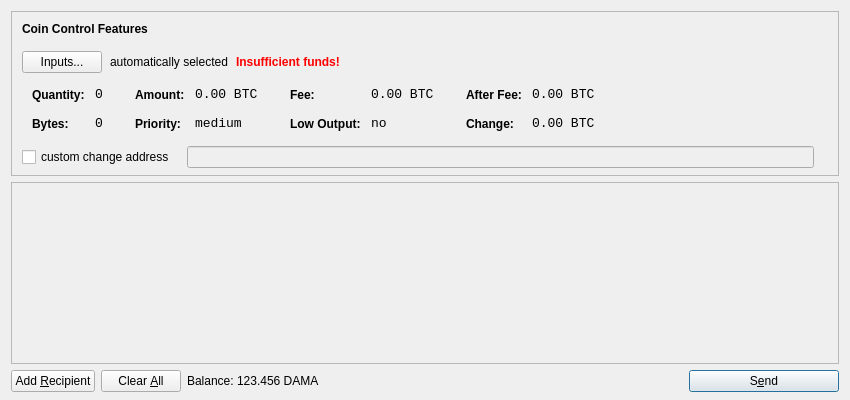
<?xml version="1.0" encoding="UTF-8"?>
<ui version="4.0">
 <class>SendCoinsDialog</class>
 <widget class="QDialog" name="SendCoinsDialog">
  <property name="geometry">
   <rect>
    <x>0</x>
    <y>0</y>
    <width>850</width>
    <height>400</height>
   </rect>
  </property>
  <property name="windowTitle">
   <string>Send Coins</string>
  </property>
  <layout class="QVBoxLayout" name="verticalLayout" stretch="0,1,0">
   <property name="bottomMargin">
    <number>8</number>
   </property>
   <item>
    <widget class="QFrame" name="frameCoinControl">
     <property name="sizePolicy">
      <sizepolicy hsizetype="Expanding" vsizetype="Expanding">
       <horstretch>0</horstretch>
       <verstretch>0</verstretch>
      </sizepolicy>
     </property>
     <property name="maximumSize">
      <size>
       <width>16777215</width>
       <height>16777215</height>
      </size>
     </property>
     <property name="frameShape">
      <enum>QFrame::StyledPanel</enum>
     </property>
     <property name="frameShadow">
      <enum>QFrame::Sunken</enum>
     </property>
     <layout class="QVBoxLayout" name="verticalLayoutCoinControl2">
      <property name="spacing">
       <number>-1</number>
      </property>
      <property name="leftMargin">
       <number>0</number>
      </property>
      <property name="topMargin">
       <number>0</number>
      </property>
      <property name="rightMargin">
       <number>0</number>
      </property>
      <property name="bottomMargin">
       <number>6</number>
      </property>
      <item>
       <layout class="QVBoxLayout" name="verticalLayoutCoinControl" stretch="0,0,0,0,1">
        <property name="spacing">
         <number>0</number>
        </property>
        <property name="leftMargin">
         <number>10</number>
        </property>
        <property name="topMargin">
         <number>10</number>
        </property>
        <item>
         <layout class="QHBoxLayout" name="horizontalLayoutCoinControl1">
          <property name="bottomMargin">
           <number>15</number>
          </property>
          <item>
           <widget class="QLabel" name="labelCoinControlFeatures">
            <property name="sizePolicy">
             <sizepolicy hsizetype="Preferred" vsizetype="Maximum">
              <horstretch>0</horstretch>
              <verstretch>0</verstretch>
             </sizepolicy>
            </property>
            <property name="font">
             <font>
              <weight>75</weight>
              <bold>true</bold>
             </font>
            </property>
            <property name="styleSheet">
             <string notr="true">font-weight:bold;</string>
            </property>
            <property name="text">
             <string>Coin Control Features</string>
            </property>
           </widget>
          </item>
         </layout>
        </item>
        <item>
         <layout class="QHBoxLayout" name="horizontalLayoutCoinControl2" stretch="0,0,0,0">
          <property name="spacing">
           <number>8</number>
          </property>
          <property name="bottomMargin">
           <number>10</number>
          </property>
          <item>
           <widget class="QPushButton" name="pushButtonCoinControl">
            <property name="styleSheet">
             <string notr="true"/>
            </property>
            <property name="text">
             <string>Inputs...</string>
            </property>
           </widget>
          </item>
          <item>
           <widget class="QLabel" name="labelCoinControlAutomaticallySelected">
            <property name="text">
             <string>automatically selected</string>
            </property>
            <property name="margin">
             <number>5</number>
            </property>
           </widget>
          </item>
          <item>
           <widget class="QLabel" name="labelCoinControlInsuffFunds">
            <property name="font">
             <font>
              <weight>75</weight>
              <bold>true</bold>
             </font>
            </property>
            <property name="styleSheet">
             <string notr="true">color:red;font-weight:bold;</string>
            </property>
            <property name="text">
             <string>Insufficient funds!</string>
            </property>
            <property name="margin">
             <number>5</number>
            </property>
           </widget>
          </item>
          <item>
           <spacer name="horizontalSpacerCoinControl">
            <property name="orientation">
             <enum>Qt::Horizontal</enum>
            </property>
            <property name="sizeHint" stdset="0">
             <size>
              <width>40</width>
              <height>1</height>
             </size>
            </property>
           </spacer>
          </item>
         </layout>
        </item>
        <item>
         <widget class="QWidget" name="widgetCoinControl" native="true">
          <property name="sizePolicy">
           <sizepolicy hsizetype="Preferred" vsizetype="Preferred">
            <horstretch>0</horstretch>
            <verstretch>0</verstretch>
           </sizepolicy>
          </property>
          <property name="minimumSize">
           <size>
            <width>0</width>
            <height>0</height>
           </size>
          </property>
          <property name="styleSheet">
           <string notr="true"/>
          </property>
          <layout class="QHBoxLayout" name="horizontalLayoutCoinControl5">
           <property name="margin">
            <number>0</number>
           </property>
           <item>
            <layout class="QHBoxLayout" name="horizontalLayoutCoinControl3" stretch="0,0,0,1">
             <property name="spacing">
              <number>20</number>
             </property>
             <property name="topMargin">
              <number>0</number>
             </property>
             <property name="bottomMargin">
              <number>10</number>
             </property>
             <item>
              <layout class="QFormLayout" name="formLayoutCoinControl1">
               <property name="horizontalSpacing">
                <number>10</number>
               </property>
               <property name="verticalSpacing">
                <number>14</number>
               </property>
               <property name="leftMargin">
                <number>10</number>
               </property>
               <property name="topMargin">
                <number>4</number>
               </property>
               <property name="rightMargin">
                <number>6</number>
               </property>
               <item row="0" column="0">
                <widget class="QLabel" name="labelCoinControlQuantityText">
                 <property name="styleSheet">
                  <string notr="true">font-weight:bold;</string>
                 </property>
                 <property name="text">
                  <string>Quantity:</string>
                 </property>
                 <property name="margin">
                  <number>0</number>
                 </property>
                </widget>
               </item>
               <item row="0" column="1">
                <widget class="QLabel" name="labelCoinControlQuantity">
                 <property name="font">
                  <font>
                   <family>Monospace</family>
                   <pointsize>10</pointsize>
                  </font>
                 </property>
                 <property name="cursor">
                  <cursorShape>IBeamCursor</cursorShape>
                 </property>
                 <property name="contextMenuPolicy">
                  <enum>Qt::ActionsContextMenu</enum>
                 </property>
                 <property name="text">
                  <string notr="true">0</string>
                 </property>
                 <property name="margin">
                  <number>0</number>
                 </property>
                 <property name="textInteractionFlags">
                  <set>Qt::LinksAccessibleByMouse|Qt::TextSelectableByKeyboard|Qt::TextSelectableByMouse</set>
                 </property>
                </widget>
               </item>
               <item row="1" column="0">
                <widget class="QLabel" name="labelCoinControlBytesText">
                 <property name="styleSheet">
                  <string notr="true">font-weight:bold;</string>
                 </property>
                 <property name="text">
                  <string>Bytes:</string>
                 </property>
                </widget>
               </item>
               <item row="1" column="1">
                <widget class="QLabel" name="labelCoinControlBytes">
                 <property name="font">
                  <font>
                   <family>Monospace</family>
                   <pointsize>10</pointsize>
                  </font>
                 </property>
                 <property name="cursor">
                  <cursorShape>IBeamCursor</cursorShape>
                 </property>
                 <property name="contextMenuPolicy">
                  <enum>Qt::ActionsContextMenu</enum>
                 </property>
                 <property name="text">
                  <string notr="true">0</string>
                 </property>
                 <property name="textInteractionFlags">
                  <set>Qt::LinksAccessibleByMouse|Qt::TextSelectableByKeyboard|Qt::TextSelectableByMouse</set>
                 </property>
                </widget>
               </item>
              </layout>
             </item>
             <item>
              <layout class="QFormLayout" name="formLayoutCoinControl2">
               <property name="horizontalSpacing">
                <number>10</number>
               </property>
               <property name="verticalSpacing">
                <number>14</number>
               </property>
               <property name="leftMargin">
                <number>6</number>
               </property>
               <property name="topMargin">
                <number>4</number>
               </property>
               <property name="rightMargin">
                <number>6</number>
               </property>
               <item row="0" column="0">
                <widget class="QLabel" name="labelCoinControlAmountText">
                 <property name="styleSheet">
                  <string notr="true">font-weight:bold;</string>
                 </property>
                 <property name="text">
                  <string>Amount:</string>
                 </property>
                 <property name="margin">
                  <number>0</number>
                 </property>
                </widget>
               </item>
               <item row="0" column="1">
                <widget class="QLabel" name="labelCoinControlAmount">
                 <property name="font">
                  <font>
                   <family>Monospace</family>
                   <pointsize>10</pointsize>
                  </font>
                 </property>
                 <property name="cursor">
                  <cursorShape>IBeamCursor</cursorShape>
                 </property>
                 <property name="contextMenuPolicy">
                  <enum>Qt::ActionsContextMenu</enum>
                 </property>
                 <property name="text">
                  <string notr="true">0.00 BTC</string>
                 </property>
                 <property name="textInteractionFlags">
                  <set>Qt::LinksAccessibleByMouse|Qt::TextSelectableByKeyboard|Qt::TextSelectableByMouse</set>
                 </property>
                </widget>
               </item>
               <item row="1" column="0">
                <widget class="QLabel" name="labelCoinControlPriorityText">
                 <property name="styleSheet">
                  <string notr="true">font-weight:bold;</string>
                 </property>
                 <property name="text">
                  <string>Priority:</string>
                 </property>
                </widget>
               </item>
               <item row="1" column="1">
                <widget class="QLabel" name="labelCoinControlPriority">
                 <property name="font">
                  <font>
                   <family>Monospace</family>
                   <pointsize>10</pointsize>
                  </font>
                 </property>
                 <property name="cursor">
                  <cursorShape>IBeamCursor</cursorShape>
                 </property>
                 <property name="contextMenuPolicy">
                  <enum>Qt::ActionsContextMenu</enum>
                 </property>
                 <property name="text">
                  <string>medium</string>
                 </property>
                 <property name="textInteractionFlags">
                  <set>Qt::LinksAccessibleByMouse|Qt::TextSelectableByKeyboard|Qt::TextSelectableByMouse</set>
                 </property>
                </widget>
               </item>
              </layout>
             </item>
             <item>
              <layout class="QFormLayout" name="formLayoutCoinControl3">
               <property name="horizontalSpacing">
                <number>10</number>
               </property>
               <property name="verticalSpacing">
                <number>14</number>
               </property>
               <property name="leftMargin">
                <number>6</number>
               </property>
               <property name="topMargin">
                <number>4</number>
               </property>
               <property name="rightMargin">
                <number>6</number>
               </property>
               <item row="0" column="0">
                <widget class="QLabel" name="labelCoinControlFeeText">
                 <property name="styleSheet">
                  <string notr="true">font-weight:bold;</string>
                 </property>
                 <property name="text">
                  <string>Fee:</string>
                 </property>
                 <property name="margin">
                  <number>0</number>
                 </property>
                </widget>
               </item>
               <item row="0" column="1">
                <widget class="QLabel" name="labelCoinControlFee">
                 <property name="font">
                  <font>
                   <family>Monospace</family>
                   <pointsize>10</pointsize>
                  </font>
                 </property>
                 <property name="cursor">
                  <cursorShape>IBeamCursor</cursorShape>
                 </property>
                 <property name="contextMenuPolicy">
                  <enum>Qt::ActionsContextMenu</enum>
                 </property>
                 <property name="text">
                  <string notr="true">0.00 BTC</string>
                 </property>
                 <property name="textInteractionFlags">
                  <set>Qt::LinksAccessibleByMouse|Qt::TextSelectableByKeyboard|Qt::TextSelectableByMouse</set>
                 </property>
                </widget>
               </item>
               <item row="1" column="0">
                <widget class="QLabel" name="labelCoinControlLowOutputText">
                 <property name="styleSheet">
                  <string notr="true">font-weight:bold;</string>
                 </property>
                 <property name="text">
                  <string>Low Output:</string>
                 </property>
                </widget>
               </item>
               <item row="1" column="1">
                <widget class="QLabel" name="labelCoinControlLowOutput">
                 <property name="font">
                  <font>
                   <family>Monospace</family>
                   <pointsize>10</pointsize>
                  </font>
                 </property>
                 <property name="cursor">
                  <cursorShape>IBeamCursor</cursorShape>
                 </property>
                 <property name="contextMenuPolicy">
                  <enum>Qt::ActionsContextMenu</enum>
                 </property>
                 <property name="text">
                  <string>no</string>
                 </property>
                 <property name="textInteractionFlags">
                  <set>Qt::LinksAccessibleByMouse|Qt::TextSelectableByKeyboard|Qt::TextSelectableByMouse</set>
                 </property>
                </widget>
               </item>
              </layout>
             </item>
             <item>
              <layout class="QFormLayout" name="formLayoutCoinControl4">
               <property name="horizontalSpacing">
                <number>10</number>
               </property>
               <property name="verticalSpacing">
                <number>14</number>
               </property>
               <property name="leftMargin">
                <number>6</number>
               </property>
               <property name="topMargin">
                <number>4</number>
               </property>
               <property name="rightMargin">
                <number>6</number>
               </property>
               <item row="0" column="0">
                <widget class="QLabel" name="labelCoinControlAfterFeeText">
                 <property name="styleSheet">
                  <string notr="true">font-weight:bold;</string>
                 </property>
                 <property name="text">
                  <string>After Fee:</string>
                 </property>
                 <property name="margin">
                  <number>0</number>
                 </property>
                </widget>
               </item>
               <item row="0" column="1">
                <widget class="QLabel" name="labelCoinControlAfterFee">
                 <property name="font">
                  <font>
                   <family>Monospace</family>
                   <pointsize>10</pointsize>
                  </font>
                 </property>
                 <property name="cursor">
                  <cursorShape>IBeamCursor</cursorShape>
                 </property>
                 <property name="contextMenuPolicy">
                  <enum>Qt::ActionsContextMenu</enum>
                 </property>
                 <property name="text">
                  <string notr="true">0.00 BTC</string>
                 </property>
                 <property name="textInteractionFlags">
                  <set>Qt::LinksAccessibleByMouse|Qt::TextSelectableByKeyboard|Qt::TextSelectableByMouse</set>
                 </property>
                </widget>
               </item>
               <item row="1" column="0">
                <widget class="QLabel" name="labelCoinControlChangeText">
                 <property name="styleSheet">
                  <string notr="true">font-weight:bold;</string>
                 </property>
                 <property name="text">
                  <string>Change:</string>
                 </property>
                </widget>
               </item>
               <item row="1" column="1">
                <widget class="QLabel" name="labelCoinControlChange">
                 <property name="font">
                  <font>
                   <family>Monospace</family>
                   <pointsize>10</pointsize>
                  </font>
                 </property>
                 <property name="cursor">
                  <cursorShape>IBeamCursor</cursorShape>
                 </property>
                 <property name="contextMenuPolicy">
                  <enum>Qt::ActionsContextMenu</enum>
                 </property>
                 <property name="text">
                  <string notr="true">0.00 BTC</string>
                 </property>
                 <property name="textInteractionFlags">
                  <set>Qt::LinksAccessibleByMouse|Qt::TextSelectableByKeyboard|Qt::TextSelectableByMouse</set>
                 </property>
                </widget>
               </item>
              </layout>
             </item>
            </layout>
           </item>
          </layout>
         </widget>
        </item>
        <item>
         <layout class="QHBoxLayout" name="horizontalLayoutCoinControl4" stretch="0,0,0">
          <property name="spacing">
           <number>12</number>
          </property>
          <property name="sizeConstraint">
           <enum>QLayout::SetDefaultConstraint</enum>
          </property>
          <property name="topMargin">
           <number>5</number>
          </property>
          <property name="rightMargin">
           <number>5</number>
          </property>
          <item>
           <widget class="QCheckBox" name="checkBoxCoinControlChange">
            <property name="text">
             <string>custom change address</string>
            </property>
           </widget>
          </item>
          <item>
           <widget class="QLineEdit" name="lineEditCoinControlChange">
            <property name="enabled">
             <bool>false</bool>
            </property>
            <property name="sizePolicy">
             <sizepolicy hsizetype="Expanding" vsizetype="Fixed">
              <horstretch>0</horstretch>
              <verstretch>0</verstretch>
             </sizepolicy>
            </property>
           </widget>
          </item>
          <item>
           <widget class="QLabel" name="labelCoinControlChangeLabel">
            <property name="sizePolicy">
             <sizepolicy hsizetype="Preferred" vsizetype="Expanding">
              <horstretch>0</horstretch>
              <verstretch>0</verstretch>
             </sizepolicy>
            </property>
            <property name="minimumSize">
             <size>
              <width>0</width>
              <height>0</height>
             </size>
            </property>
            <property name="text">
             <string/>
            </property>
            <property name="margin">
             <number>3</number>
            </property>
           </widget>
          </item>
         </layout>
        </item>
        <item>
         <spacer name="verticalSpacerCoinControl">
          <property name="orientation">
           <enum>Qt::Vertical</enum>
          </property>
          <property name="sizeHint" stdset="0">
           <size>
            <width>800</width>
            <height>1</height>
           </size>
          </property>
         </spacer>
        </item>
       </layout>
      </item>
     </layout>
    </widget>
   </item>
   <item>
    <widget class="QScrollArea" name="scrollArea">
     <property name="widgetResizable">
      <bool>true</bool>
     </property>
     <widget class="QWidget" name="scrollAreaWidgetContents">
      <property name="geometry">
       <rect>
        <x>0</x>
        <y>0</y>
        <width>830</width>
        <height>165</height>
       </rect>
      </property>
      <layout class="QVBoxLayout" name="verticalLayout_2">
       <property name="margin">
        <number>0</number>
       </property>
       <item>
        <layout class="QVBoxLayout" name="entries">
         <property name="spacing">
          <number>6</number>
         </property>
        </layout>
       </item>
       <item>
        <spacer name="verticalSpacer">
         <property name="orientation">
          <enum>Qt::Vertical</enum>
         </property>
         <property name="sizeHint" stdset="0">
          <size>
           <width>20</width>
           <height>40</height>
          </size>
         </property>
        </spacer>
       </item>
      </layout>
     </widget>
    </widget>
   </item>
   <item>
    <layout class="QHBoxLayout" name="horizontalLayout">
     <item>
      <widget class="QPushButton" name="addButton">
       <property name="toolTip">
        <string>Send to multiple recipients at once</string>
       </property>
       <property name="text">
        <string>Add &amp;Recipient</string>
       </property>
       <property name="icon">
        <iconset resource="../bitcoin.qrc">
         <normaloff>:/icons/add</normaloff>:/icons/add</iconset>
       </property>
       <property name="autoDefault">
        <bool>false</bool>
       </property>
      </widget>
     </item>
     <item>
      <widget class="QPushButton" name="clearButton">
       <property name="sizePolicy">
        <sizepolicy hsizetype="Minimum" vsizetype="Fixed">
         <horstretch>0</horstretch>
         <verstretch>0</verstretch>
        </sizepolicy>
       </property>
       <property name="toolTip">
        <string>Remove all transaction fields</string>
       </property>
       <property name="text">
        <string>Clear &amp;All</string>
       </property>
       <property name="icon">
        <iconset resource="../bitcoin.qrc">
         <normaloff>:/icons/remove</normaloff>:/icons/remove</iconset>
       </property>
       <property name="autoRepeatDelay">
        <number>300</number>
       </property>
       <property name="autoDefault">
        <bool>false</bool>
       </property>
      </widget>
     </item>
     <item>
      <layout class="QHBoxLayout" name="horizontalLayout_2">
       <property name="spacing">
        <number>3</number>
       </property>
       <item>
        <widget class="QLabel" name="label">
         <property name="text">
          <string>Balance:</string>
         </property>
        </widget>
       </item>
       <item>
        <widget class="QLabel" name="labelBalance">
         <property name="cursor">
          <cursorShape>IBeamCursor</cursorShape>
         </property>
         <property name="text">
          <string>123.456 DAMA</string>
         </property>
         <property name="textInteractionFlags">
          <set>Qt::LinksAccessibleByMouse|Qt::TextSelectableByKeyboard|Qt::TextSelectableByMouse</set>
         </property>
        </widget>
       </item>
      </layout>
     </item>
     <item>
      <spacer name="horizontalSpacer">
       <property name="orientation">
        <enum>Qt::Horizontal</enum>
       </property>
       <property name="sizeHint" stdset="0">
        <size>
         <width>40</width>
         <height>20</height>
        </size>
       </property>
      </spacer>
     </item>
     <item>
      <widget class="QPushButton" name="sendButton">
       <property name="minimumSize">
        <size>
         <width>150</width>
         <height>0</height>
        </size>
       </property>
       <property name="toolTip">
        <string>Confirm the send action</string>
       </property>
       <property name="text">
        <string>S&amp;end</string>
       </property>
       <property name="icon">
        <iconset resource="../bitcoin.qrc">
         <normaloff>:/icons/send</normaloff>:/icons/send</iconset>
       </property>
       <property name="default">
        <bool>true</bool>
       </property>
      </widget>
     </item>
    </layout>
   </item>
  </layout>
 </widget>
 <resources>
  <include location="../bitcoin.qrc"/>
 </resources>
 <connections/>
</ui>
